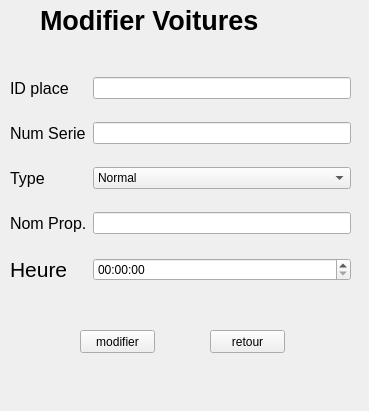
<?xml version="1.0" encoding="UTF-8"?>
<ui version="4.0">
 <class>modifiersuggestion</class>
 <widget class="QWidget" name="modifiersuggestion">
  <property name="geometry">
   <rect>
    <x>0</x>
    <y>0</y>
    <width>369</width>
    <height>411</height>
   </rect>
  </property>
  <property name="windowTitle">
   <string>Form</string>
  </property>
  <widget class="QPushButton" name="pushButton">
   <property name="geometry">
    <rect>
     <x>80</x>
     <y>330</y>
     <width>75</width>
     <height>23</height>
    </rect>
   </property>
   <property name="autoFillBackground">
    <bool>false</bool>
   </property>
   <property name="styleSheet">
    <string notr="true"/>
   </property>
   <property name="text">
    <string>modifier</string>
   </property>
  </widget>
  <widget class="QPushButton" name="retour">
   <property name="geometry">
    <rect>
     <x>210</x>
     <y>330</y>
     <width>75</width>
     <height>23</height>
    </rect>
   </property>
   <property name="text">
    <string>retour</string>
   </property>
  </widget>
  <widget class="QWidget" name="layoutWidget">
   <property name="geometry">
    <rect>
     <x>10</x>
     <y>60</y>
     <width>341</width>
     <height>241</height>
    </rect>
   </property>
   <layout class="QGridLayout" name="gridLayout">
    <item row="6" column="0">
     <widget class="QLabel" name="label_id_avis_2">
      <property name="font">
       <font>
        <pointsize>12</pointsize>
       </font>
      </property>
      <property name="text">
       <string>Nom Prop.</string>
      </property>
     </widget>
    </item>
    <item row="4" column="1">
     <widget class="QComboBox" name="comboBox2">
      <item>
       <property name="text">
        <string>Normal</string>
       </property>
      </item>
      <item>
       <property name="text">
        <string>VIP</string>
       </property>
      </item>
      <item>
       <property name="text">
        <string>Handicapé</string>
       </property>
      </item>
     </widget>
    </item>
    <item row="0" column="0">
     <widget class="QLabel" name="label_avis_2">
      <property name="enabled">
       <bool>true</bool>
      </property>
      <property name="font">
       <font>
        <pointsize>12</pointsize>
       </font>
      </property>
      <property name="text">
       <string>ID place</string>
      </property>
     </widget>
    </item>
    <item row="6" column="1">
     <widget class="QLineEdit" name="nomprop"/>
    </item>
    <item row="2" column="0">
     <widget class="QLabel" name="label_id_avis">
      <property name="font">
       <font>
        <pointsize>12</pointsize>
       </font>
      </property>
      <property name="text">
       <string>Num Serie</string>
      </property>
     </widget>
    </item>
    <item row="4" column="0">
     <widget class="QLabel" name="label_avis">
      <property name="font">
       <font>
        <pointsize>12</pointsize>
       </font>
      </property>
      <property name="text">
       <string>Type</string>
      </property>
     </widget>
    </item>
    <item row="0" column="1">
     <widget class="QLineEdit" name="id_place"/>
    </item>
    <item row="2" column="1">
     <widget class="QLineEdit" name="id_voiture"/>
    </item>
    <item row="7" column="1">
     <widget class="QTimeEdit" name="time"/>
    </item>
    <item row="7" column="0">
     <widget class="QLabel" name="label_2">
      <property name="font">
       <font>
        <pointsize>16</pointsize>
       </font>
      </property>
      <property name="text">
       <string>Heure</string>
      </property>
     </widget>
    </item>
   </layout>
  </widget>
  <widget class="QLabel" name="ajouteravis_2">
   <property name="geometry">
    <rect>
     <x>40</x>
     <y>0</y>
     <width>281</width>
     <height>41</height>
    </rect>
   </property>
   <property name="font">
    <font>
     <pointsize>20</pointsize>
     <weight>75</weight>
     <bold>true</bold>
    </font>
   </property>
   <property name="text">
    <string>Modifier Voitures</string>
   </property>
  </widget>
  <widget class="QLabel" name="label">
   <property name="geometry">
    <rect>
     <x>10</x>
     <y>380</y>
     <width>71</width>
     <height>20</height>
    </rect>
   </property>
   <property name="text">
    <string/>
   </property>
   <property name="pixmap">
    <pixmap>../../Downloads/res/lagoralogo.png</pixmap>
   </property>
  </widget>
 </widget>
 <resources/>
 <connections/>
</ui>
